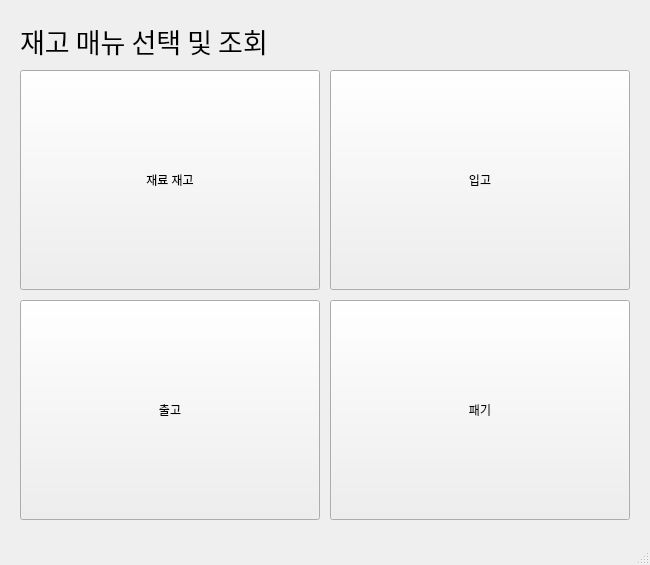
<?xml version="1.0" encoding="UTF-8"?>
<ui version="4.0">
 <class>MainWindow</class>
 <widget class="QMainWindow" name="MainWindow">
  <property name="geometry">
   <rect>
    <x>0</x>
    <y>0</y>
    <width>650</width>
    <height>565</height>
   </rect>
  </property>
  <property name="windowTitle">
   <string>카페 메뉴 및 재고 관리</string>
  </property>
  <widget class="QWidget" name="centralwidget">
   <widget class="QPushButton" name="pushButton">
    <property name="geometry">
     <rect>
      <x>20</x>
      <y>70</y>
      <width>300</width>
      <height>220</height>
     </rect>
    </property>
    <property name="text">
     <string>재료 재고</string>
    </property>
   </widget>
   <widget class="QPushButton" name="pushButton_2">
    <property name="geometry">
     <rect>
      <x>330</x>
      <y>70</y>
      <width>300</width>
      <height>220</height>
     </rect>
    </property>
    <property name="text">
     <string>입고</string>
    </property>
   </widget>
   <widget class="QPushButton" name="pushButton_3">
    <property name="geometry">
     <rect>
      <x>20</x>
      <y>300</y>
      <width>300</width>
      <height>220</height>
     </rect>
    </property>
    <property name="text">
     <string>출고</string>
    </property>
   </widget>
   <widget class="QPushButton" name="pushButton_4">
    <property name="geometry">
     <rect>
      <x>330</x>
      <y>300</y>
      <width>300</width>
      <height>220</height>
     </rect>
    </property>
    <property name="text">
     <string>패기</string>
    </property>
   </widget>
   <widget class="QLabel" name="label">
    <property name="geometry">
     <rect>
      <x>20</x>
      <y>20</y>
      <width>291</width>
      <height>41</height>
     </rect>
    </property>
    <property name="font">
     <font>
      <family>Calibri</family>
      <pointsize>20</pointsize>
     </font>
    </property>
    <property name="text">
     <string>재고 매뉴 선택 및 조회</string>
    </property>
   </widget>
  </widget>
  <widget class="QMenuBar" name="menubar">
   <property name="geometry">
    <rect>
     <x>0</x>
     <y>0</y>
     <width>650</width>
     <height>21</height>
    </rect>
   </property>
  </widget>
  <widget class="QStatusBar" name="statusbar"/>
 </widget>
 <resources/>
 <connections/>
</ui>
